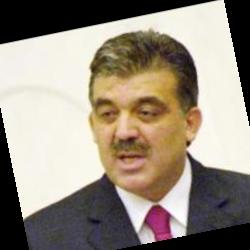
#> input picture NHANDIEN/Dataset/Train/lfw-deepfunneled/lfw-deepfunneled/Abdullah_Gul/Abdullah_Gul_0001.jpg, 250 x 250 px
$ python -i face_embedding.py   (imports and definitions only)
#> lines starting #> are read from the running program, lines starting #| are printed output that depends on the picture
#> further down, picture is the input picture: shape (250, 250, 3); mean B, G, R 128, 141.1, 151.5
import cv2
import numpy as np


class FaceEmbeddingExtractor:
    def __init__(self):
        """
        Initialize the face embedding extractor using basic image features
        """
        self.input_size = (160, 160)  # Standard face size

    def preprocess_face(self, face_image):
        """
        Preprocess the face image
        Args:
            face_image: Cropped face image
        Returns:
            Preprocessed image
        """
        # Resize to standard size
        face_image = cv2.resize(face_image, self.input_size)
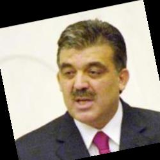
#> face_image: shape (160, 160, 3); mean of channels 0, 1, 2 127.9, 141.1, 151.4; drawn as B, G, R
        # Convert to grayscale
        if len(face_image.shape)==3:
            face_image = cv2.cvtColor(face_image, cv2.COLOR_BGR2GRAY)
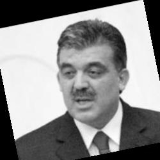
#> face_image: shape (160, 160); min 0, max 253, mean 142.6
        return face_image

    def get_embedding(self, face_image):
        """
        Extract face features using basic image processing
        Args:
            face_image: Cropped face image
        Returns:
            Face features as numpy array
        """
        # Preprocess the face
        processed_face = self.preprocess_face(face_image)

        # Extract features using multiple methods
        features = []

        # 1. Histogram of Oriented Gradients (HOG)
        hog = cv2.HOGDescriptor()
        hog_features = hog.compute(processed_face)
        features.extend(hog_features.flatten())

        # 2. Local Binary Patterns (LBP)
        lbp = cv2.calcHist([processed_face], [0], None, [256], [0, 256])
#> lbp = 256 values, max 3224 at index 0, min 0 at index 254, mean 100
        features.extend(lbp.flatten())

        # 3. Basic image statistics
        mean = np.mean(processed_face)
#> mean = 142.6
        std = np.std(processed_face)
#> std = 94.91
        features.extend([mean, std])

        # Convert to numpy array and normalize
        features = np.array(features, dtype=np.float32)
        features = cv2.normalize(features, None, 0, 1, cv2.NORM_MINMAX)

        return features

>>> import cv2
>>> picture = cv2.imread('../Dataset/Train/lfw-deepfunneled/lfw-deepfunneled/Abdullah_Gul/Abdullah_Gul_0001.jpg')
>>> result = FaceEmbeddingExtractor().get_embedding(picture)
